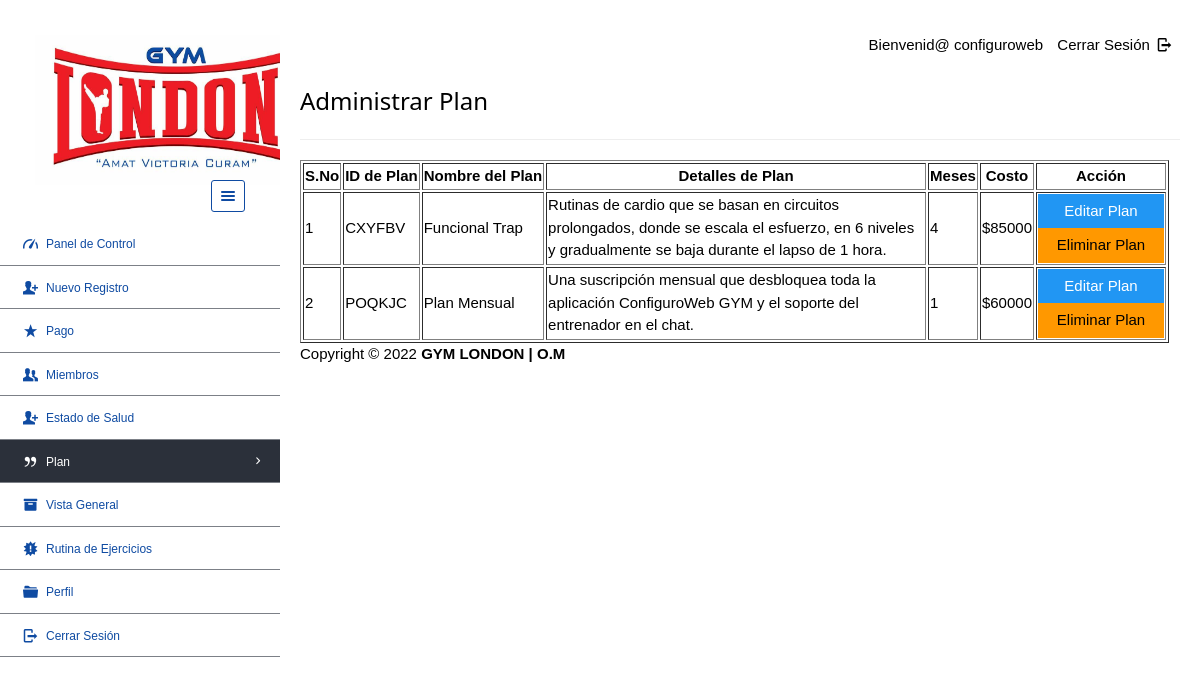
Screenshot of /dashboard/admin/view_plan.php (signed in) with the database file from the repository.
### tables this page shows
CREATE TABLE `plan` (
  `pid` varchar(8) NOT NULL,
  `planName` varchar(20) NOT NULL,
  `description` varchar(200) NOT NULL,
  `validity` varchar(20) NOT NULL,
  `amount` int(10) NOT NULL,
  `active` varchar(255) DEFAULT NULL
);

### dashboard/admin/view_plan.php (the view, shortened to what this page needs)
<?php
require '../../include/db_conn.php';
?>
<!DOCTYPE html>
<html lang="en">
<head>
    <link rel="stylesheet" href="../../css/style.css"  id="style-resource-5">
    <link rel="stylesheet" href="../../css/dashMain.css">
    <link rel="stylesheet" type="text/css" href="../../css/entypo.css">
	<link href="a1style.css" rel="stylesheet" type="text/css">
</head>
     <body class="page-body  page-fade" onload="collapseSidebar()">
    	<div class="page-container sidebar-collapsed" id="navbarcollapse">
		<div class="sidebar-menu">
			<header class="logo-env">
			<div class="logo">
				<a href="main.php">
					<img src="../../images/logo.png" alt="" width="192" height="80" />
				</a>
			</div>
					<div class="sidebar-collapse" onclick="collapseSidebar()">
				<a href="#" class="sidebar-collapse-icon with-animation">
					<i class="entypo-menu"></i>
				</a>
			</div>
			</header>
    		<?php include('nav.php'); ?>
    	</div>
    		<div class="main-content">
				<div class="row">
					<div class="col-md-6 col-sm-8 clearfix">
					</div>
					<div class="col-md-6 col-sm-4 clearfix hidden-xs">
						<ul class="list-inline links-list pull-right">
							<li>Bienvenid@ <?php echo $_SESSION['full_name']; ?>
							</li>
							<li>
								<a href="logout.php">
									Cerrar Sesión <i class="entypo-logout right"></i>
								</a>
							</li>
						</ul>
					</div>
				</div>
		<h3>Administrar Plan</h3>
		<hr />
		<table class="table table-bordered datatable" id="table-1" border=1>
			<thead>
				<tr>
					<th>S.No</th>
					<th>ID de Plan</th>
					<th>Nombre del Plan</th>
					<th>Detalles de Plan</th>
					<th>Meses</th>
					<th>Costo</th>
					<th>Acción</th>
				</tr>
			</thead>
				<tbody>
					<?php
					$query  = "select * from plan where active='yes' ORDER BY amount DESC";
					$result = mysqli_query($con, $query);
					$sno    = 1;
					if (mysqli_affected_rows($con) != 0) {
					    while ($row = mysqli_fetch_array($result, MYSQLI_ASSOC)) {
					        $msgid = $row['pid'];
					        echo "<tr><td>" . $sno . "</td>";
					        echo "<td>" . $row['pid'] . "</td>";
					        echo "<td>" . $row['planName'] . "</td>";
					        echo "<td width='380'>" . $row['description'] . "</td>";
					        echo "<td>" . $row['validity'] . "</td>";
					        echo "<td>$" . $row['amount'] . "</td>";
					        $sno++;
					        echo '<td><a href=edit_plan.php?id="'.$row['pid'].'"><input type="button" class="a1-btn a1-blue" id="boxxe" style="width:100%" value="Editar Plan" ></a><form action="del_plan.php" method="post" onSubmit="return ConfirmDelete();"><input type="hidden" name="name" value="' . $msgid .'"/><input type="submit" id="button1" value="Eliminar Plan" class="a1-btn a1-orange"/></form></td></tr>';
					    }
					}
					?>
				</tbody>
		</table>
<?php include('footer.php'); ?>
    	</div>
    </body>
</html>

### css/style.css (style rules this page uses)
html { font-size: 62.5%; font-family: sans-serif; }
div { display: block; }
body { font-family: "Noto Sans", sans-serif, "Helvetica Neue", Helvetica, Arial, sans-serif; font-size: 12px; line-height: 1.428571429; display: block; margin: 0; }
*, *:before, *:after { box-sizing: border-box; }
a { text-decoration: none; background: transparent; }
img { vertical-align: middle; }
img { border: 0; }
.logo img { width: 320px; height: 200px; }
input, button, select, textarea { font-family: inherit; font-size: inherit; line-height: inherit; }
button, input { line-height: normal; }
button, input, select, textarea { font-family: inherit; font-size: 100%; margin: 0; }
input { background-color: white; cursor: text; padding: 1px; border-width: 2px; border-style: inset; border-color: initial; border-image: initial; }
input, textarea, select, button { text-rendering: auto; color: initial; letter-spacing: normal; word-spacing: normal; text-transform: none; text-indent: 0px; text-shadow: none; display: inline-block; text-align: start; margin: 0em; font: 400 13.3333px Arial; }
button, html input[type="button"], input[type="reset"], input[type="submit"] { cursor: pointer; }
a { color: #373e4a; text-decoration: none; }
a { background: transparent; }
a { color: #373e4a; }
.page-container { position: relative; padding-left: 280px; }
.page-container .sidebar-menu { position: absolute; width: 280px; top: 0; left: 0; bottom: 0; background: #ffffff; background: -webkit-linear-gradient(to right, #ffffff, #ffffff, #ffffff); background: linear-gradient(to right, #ffffff, #ffffff, #ffffff); color: #aaabae; z-index: 1; min-height: 796px; box-sizing: border-box; }
.page-container .sidebar-menu .logo-env { width: 100%; padding: 35px; padding-bottom: 10px; box-sizing: border-box; }
.page-container .sidebar-menu .logo-env:before, .page-container .sidebar-menu .logo-env:after { content: " "; display: table; }
.page-container .sidebar-menu .logo-env > div { display: block; vertical-align: middle; white-space: nowrap; float: left; }
.page-container .sidebar-menu .logo-env > div > a { display: inline-block; color: #aaabae; }
.page-container .sidebar-menu .logo-env > div.sidebar-collapse, .page-container .sidebar-menu .logo-env > div.sidebar-mobile-menu { position: relative; float: right; }
.page-container .sidebar-menu .logo-env > div.sidebar-collapse a, .page-container .sidebar-menu .logo-env > div.sidebar-mobile-menu a { display: inline-block; border: 1px solid #0F4BA2; text-align: center; padding: 0; line-height: 1; font-size: 20px; font-weight: 300; padding: 5px 2px; background-clip: padding-box; border-radius: 3px; transition: all 200ms ease-in-out; }
.page-container .sidebar-menu .logo-env > div > a { display: inline-block; color: #0F4BA2; }
.page-container .sidebar-menu .logo-env .logo img { width: 280px; height: 150px; }
.page-container .sidebar-menu .logo-env:after { clear: both; }
ul, ol { margin-top: 0; margin-bottom: 8.5px; }
ul, menu, dir { display: block; list-style-type: disc; }
li { display: list-item; }
i, cite, em, var, address, dfn { font-style: italic; }

### css/entypo.css (style rules this page uses)
[class^="entypo-"]:before, [class*=" entypo-"]:before { font-family: "entypo"; font-style: normal; font-weight: normal; speak: none; display: inline-block; text-decoration: inherit; width: 1em; margin-right: .2em; text-align: center; font-variant: normal; text-transform: none; line-height: 1em; margin-left: .2em; }
.entypo-menu:before { content: '\e811'; }
.entypo-logout:before { content: '\e85d'; }

### dashboard/admin/view_plan.php (style rules this page uses)
#button1 { width:126px; }

### rows the page displays
plan: pid "CXYFBV", planName "Funcional Trap", description "Rutinas de cardio que se basan en circuitos prolongados, donde se escala el esfuerzo, en 6 niveles y gradualmente se baja durante el lapso de 1 hora.", validity "4", amount "85000"
plan: pid "POQKJC", planName "Plan Mensual", description "Una suscripción mensual que desbloquea toda la aplicación ConfiguroWeb GYM y el soporte del entrenador en el chat.", validity "1", amount "60000"

### other values shown
$_SESSION['full_name'] "configuroweb"
